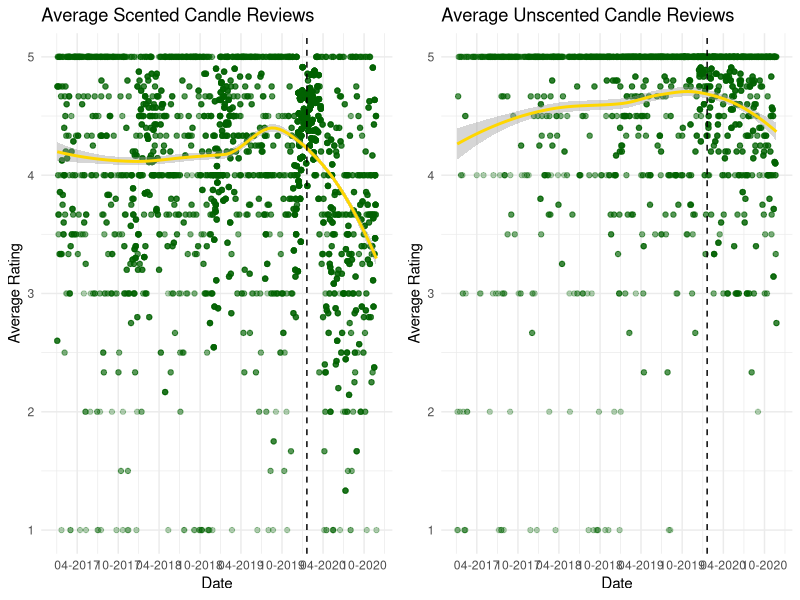

Here is the R script that generated this plot:
## ---- chunk 1
library(tidyverse)
library(readxl)
library(gridExtra)

Scented_all <- read_excel(here::here("Hw_05/Scented_all.xlsx"))
Unscented_all <- read_excel(here::here("Hw_05/Unscented_all.xlsx"))

## ---- chunk 2
Scented_Plot <- Scented_all %>%
  filter(Date > "2017-01-01") %>%
  group_by(Date) %>% 
  mutate(Avg_Rating = mean(Rating)) %>% 
  ggplot(
    aes(x = as.Date(Date),
        y = Avg_Rating
  )) + 
  geom_point(alpha = .3, color = "dark green") +
  scale_x_date(name = "Date", date_breaks = "6 months", date_labels = "%m-%Y") +
  geom_smooth(method = "loess", color = "gold") +
  geom_vline(xintercept = as.numeric(as.Date("2020-01-20")), linetype = "dashed") +
  scale_y_continuous(name = "Average Rating") +
  theme_minimal() +
  ggtitle("Average Scented Candle Reviews")

Unscented_Plot <- Unscented_all %>%
  filter(Date > "2017-01-01") %>%
  group_by(Date) %>% 
  mutate(Avg_Rating = mean(Rating)) %>% 
  ggplot(
    aes(x = as.Date(Date),
        y = Avg_Rating
  )) + 
  geom_point(alpha = .3, color = "dark green") +
  scale_x_date(name = "Date", date_breaks = "6 months", date_labels = "%m-%Y") +
  geom_smooth(method = "loess", color = "gold") +
  geom_vline(xintercept = as.numeric(as.Date("2020-01-20")), linetype = "dashed") + 
  scale_y_continuous(name = "Average Rating") + 
  theme_minimal() +
  ggtitle("Average Unscented Candle Reviews")

grid.arrange(Scented_Plot, Unscented_Plot, ncol = 2)
## ---- chunk 3

## ---- chunk 4
str_no_scent <- function(x){
  as.numeric(
  	case_when(
  		str_detect(x, "[Nn]o scent") ~ "1", 
  		str_detect(x, "[Nn]o smell") ~ "1",
  		str_detect(x, "[Dd]oes not smell like") ~ "1",
  		str_detect(x, "[Dd]oesn't smell like") ~ "1",
  		str_detect(x, "[Cc]an't smell") ~ "1",
  		str_detect(x, "[Cc]annot smell") ~ "1",
  		str_detect(x, "[Ff]aint smell") ~ "1",
  		str_detect(x, "[Ff]aint scent") ~ "1",
  		str_detect(x, "[Dd]on't smell") ~ "1",
  		str_detect(x, "[Ll]ike nothing") ~ "1",
  		TRUE ~ "0"
  	)
  )
}
## ---- chunk 5

